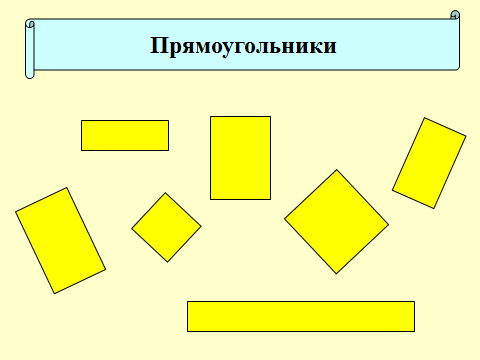
#> input picture Test1.png, 480 x 360 px, given in place of the camera
$ python FindContour.py   (older library calls are emulated)
#> lines starting #> are read from the running program, lines starting #| are printed output that depends on the picture; after the words box and inside, x2 and y2 are one past the last pixel; in counts of white or black regions, pixels touching at a corner belong together
### lesson/lesson5.py
# Градиенты и края

import cv2
import numpy as np

def on_trackbar(x):
    pass

cap = cv2.VideoCapture(0)
cv2.namedWindow('frame')

cv2.createTrackbar('Lower', 'frame', 0, 255, on_trackbar) # Отрисовка ползунков
cv2.createTrackbar('Upper', 'frame', 0, 255, on_trackbar) # Отрисовка ползунков


while True:
    ret, frame = cap.read()
#> frame is the input picture: shape (360, 480, 3); mean B, G, R 169.7, 248.7, 242.7
    gray = cv2.cvtColor(frame, cv2.COLOR_BGR2GRAY) # Изображение в ч\б
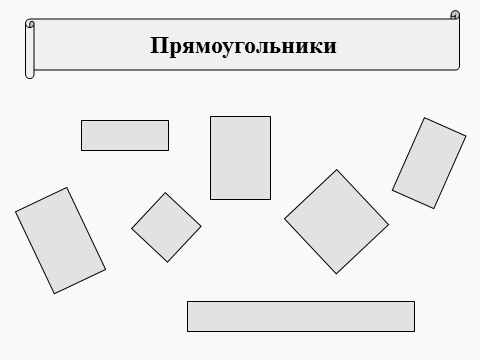
#> gray: shape (360, 480); min 0, max 249, mean 237.8

    framex = cv2.Sobel(gray, cv2.CV_64F, 1, 0, ksize = 5)  # создание градиента по x
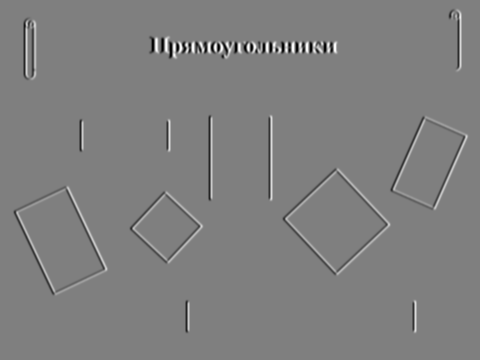
#> framex: shape (360, 480) float64; min -11520, max 11520, mean 0; drawn with min black and max white
    # cv2.CV_64F = размер изображения с которым будет работать
    framey = cv2.Sobel(gray, cv2.CV_64F, 0, 1, ksize = 5) # создание градиента по y
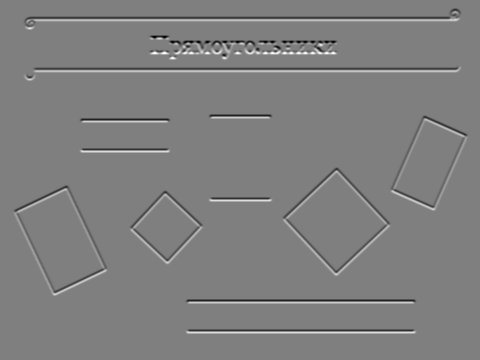
#> framey: shape (360, 480) float64; min -11254, max 11329, mean 0; drawn with min black and max white


    # получем текущие значение ползунка
    lower_val = cv2.getTrackbarPos('Lower', 'frame')
    upper_val = cv2.getTrackbarPos('Upper', 'frame')

    edge = cv2.Canny(gray, lower_val, upper_val)
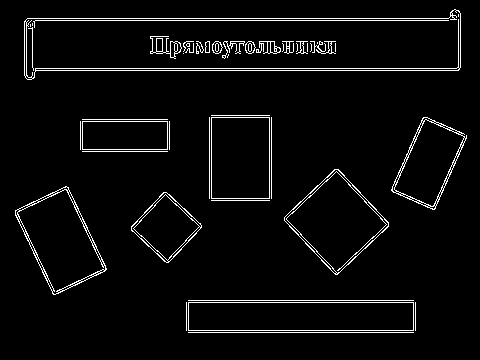
#> edge: shape (360, 480); 4.1% white in thin lines or dots, all inside (x1, y1, x2, y2) = (15, 9, 467, 333)

    cv2.imshow('frame', frame)
    cv2.imshow('x', framex)
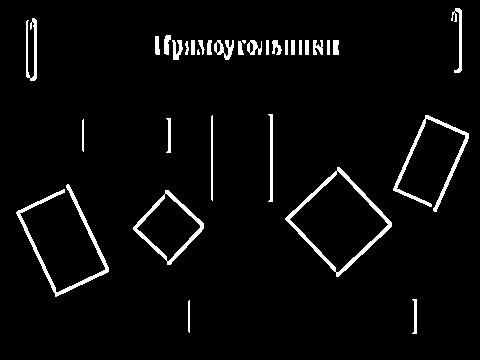
#> window 'x': shape (360, 480); 3.9% white; 33 white regions (2 under 20 px), largest, box (x1, y1, x2, y2) and area: (285, 167, 392, 277) 1140, (16, 184, 109, 297) 1089, (393, 115, 469, 212) 907
    cv2.imshow('y', framey)
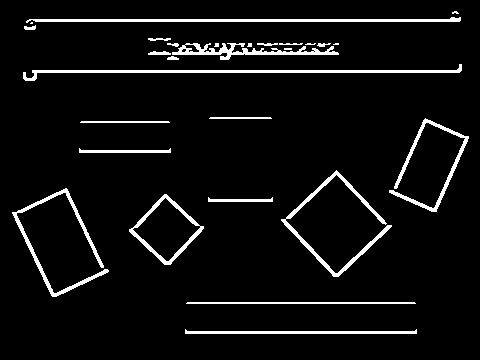
#> window 'y': shape (360, 480); 5.7% white; 28 white regions (7 under 20 px)
    cv2.imshow('edge', edge)

    k = cv2.waitKey(1) & 0xFF
#> (key q is pressed here)
    if k == 27:
        break

cv2.destroyAllWindows()

### FindContour.py
'''
Поиск углов объекта

Посик углов объекта прямоугольника в библиотеке OpenCV на Python
можно использовать функцию cv2.minAreaRect() для определения минимульной
ограничивающей прямоугольной оласти вокруг объекта, а затем
использовать функцию cv2.boxPoints() для получения координат углов этого
прямоугольника

'''

# ee

import cv2
import numpy as np

from lesson.lesson5 import on_trackbar


# функция обратного вызова
def on_trackbgar(x):
    pass


# img = cv2.imread('image/Test1.png')  # чтение картинки

cap = cv2.VideoCapture(0)  # Считывание видео потока с веб-камеры ноута

cv2.namedWindow('image')

cv2.createTrackbar('Lower', 'image', 0, 255, on_trackbar)  # Отрисовка ползунков
cv2.createTrackbar('Upper', 'image', 0, 255, on_trackbar)  # Отрисовка ползунков

while True:

    ret, frame = cap.read()  # Считывание изображения по кадрово
    # ret - возвращает значение истины или лжи, есть поток изображений
    # frame - изображение

    gray = cv2.cvtColor(frame, cv2.COLOR_BGR2GRAY)  # преобразует исходное цветное изображение
    # (в формате BGR) в черно-белое (градации серого)
    # Функция cv2.cvtColor() используется для изменения цветовой модели изображения
    # константу cv2.COLOR_BGR2GRAY для преобразования в градации серого

    # получим текущие значение ползунка
    lower_val = cv2.getTrackbarPos('Lower', 'image')
    upper_val = cv2.getTrackbarPos('Upper', 'image')

    edges = cv2.Canny(gray, lower_val, upper_val)  # создает изображение, на котором выделены контуры объектов
    # функция cv2.Canny(), которая находит границы объектов на изображении с помощью алгоритма Canny.
    # Первый аргумент функции - это исходное изображение в градациях серого.
    # Второй и третий аргументы определяют пороги, при которых будут определены границы объектов.

    countours, hierarchy = cv2.findContours(edges, cv2.RETR_EXTERNAL, cv2.CHAIN_APPROX_SIMPLE)
#> countours = 20 contours, 12 with area under 20; largest, box (x1, y1, x2, y2) and area: (24, 9, 461, 80) 22827, (188, 302, 414, 331) 6300, (284, 169, 389, 275) 5792, (15, 186, 107, 295) 5486, (211, 117, 270, 199) 4698, (391, 117, 467, 210) 3867, (131, 192, 202, 263) 2656, (82, 121, 168, 150) 2380
    # находит контуры объектов на изображении, которое было создано с помощью функции cv2.Canny()
    # Первый аргумент edges - это изображение с границами объектов
    # второй аргумент cv2.RETR_EXTERNAL указывает, что нужно найти только внешние контуры объектов
    # третий аргумент cv2.CHAIN_APPROX_SIMPLE определяет метод упрощения контуров

    # Результатом работы функции являются массивы contours и hierarchy,
    # которые содержат координаты точек,
    # образующих контуры объектов, и информацию о вложенных контурах.

    # Перебирает все найденные контуры
    for countour in countours:
        rect = cv2.minAreaRect(countour)  # находит ограничивающий прямоугольник (bounding box) для контура
        # Ограничивающий прямоугольник - это прямоугольник минимальной площади,
        # который полностью охватывает контур.
        # Возвращает объект типа Rect, который содержит информацию о координатах и размерах
        # ограничивающего прямоугольника
        box = cv2.boxPoints(rect)  # преобразует объект Rect, полученный из функции
        # cv2.minAreaRect(), в массив из четырех точек (координат углов)
        box = np.intp(box)  # преобразует массив координат углов
        # ограничивающего прямоугольника в целочисленный тип данных
        cv2.drawContours(frame, [box], 0, (0, 0, 255), 2)  # рисует контур на изображении "frame"
#> this loop made 20 passes
#> (rect, box) on passes 1, 5, 6, 7, 8, 9, 10: (((300.5, 332), (0, 225), -90), [[413, 332], [188, 332], [188, 332], [413, 332]]), (((300.5, 300), (0, 225), -90), [[413, 300], [188, 300], [188, 300], [413, 300]]), (((240, 200), (0, 58), -90), [[269, 200], [211, 200], [211, 200], [269, 200]]), (((165.9, 226.9), (52.34, 52.3), -46.85), [[167, 263], [128, 228], [164, 189], [202, 225]]), (((60.06, 240.1), (59.93, 93.89), -25.35), [[53, 295], [12, 210], [67, 184], [107, 269]]), (((336, 221.2), (75, 78.77), -43.26), [[335, 275], [281, 218], [336, 166], [390, 224]]), (((124.5, 151), (0, 85), -90), [[167, 151], [82, 151], [82, 151], [167, 151]])
#> (countour, rect, box) on passes 2, 3, 4, 11, 12: ([[415, 302], [415, 330]], ((415, 316), (28, 0), -90), [[415, 330], [415, 330], [415, 302], [415, 302]]), ([[188, 302], [188, 330], [413, 330], [413, 302]], ((300.5, 316), (28, 225), -90), [[413, 330], [188, 330], [188, 302], [413, 302]]), ([[186, 302], [186, 330]], ((186, 316), (28, 0), -90), [[186, 330], [186, 330], [186, 302], [186, 302]]), ([[169, 121], [169, 149]], ((169, 135), (28, 0), -90), [[169, 149], [169, 149], [169, 121], [169, 121]]), ([[82, 121], [82, 149], [167, 149], [167, 121]], ((124.5, 135), (28, 85), -90), [[167, 149], [82, 149], [82, 121], [167, 121]])
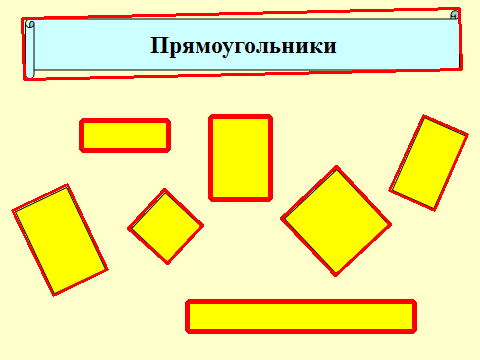
#> frame: shape (360, 480, 3); 6.46% of pixels changed, all inside (x1, y1, x2, y2) = (11, 7, 469, 334)
        # вокруг прямоугольника, ограничивающего объект на изображении

    cv2.imshow('image', frame)  # Вывод изображения

    if cv2.waitKey(1) & 0xFF == ord('q'):
        # cv2.waitKey(0) - бесконечное ожидание нажатия кнопки
        # cv2.waitKey(1) - ожидание нажатия кнопки в течение 1 мили секунд
#> (key q is pressed here)
        break

cap.release()
cv2.destroyAllWindows()
